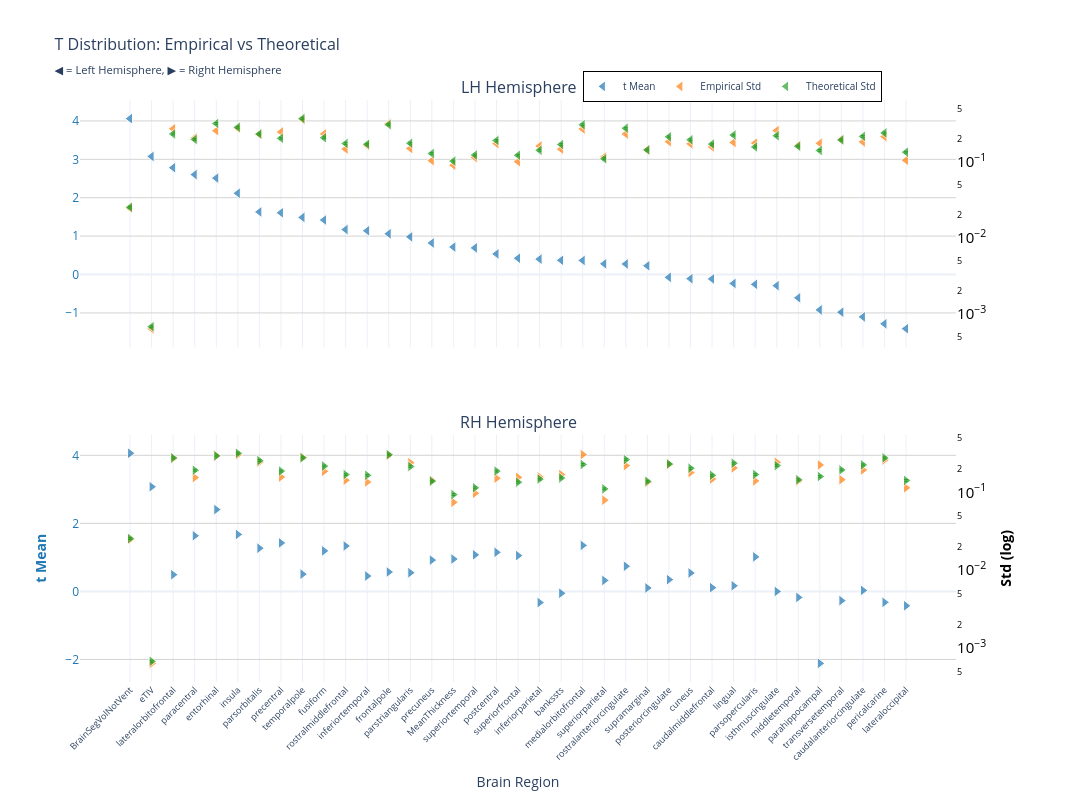
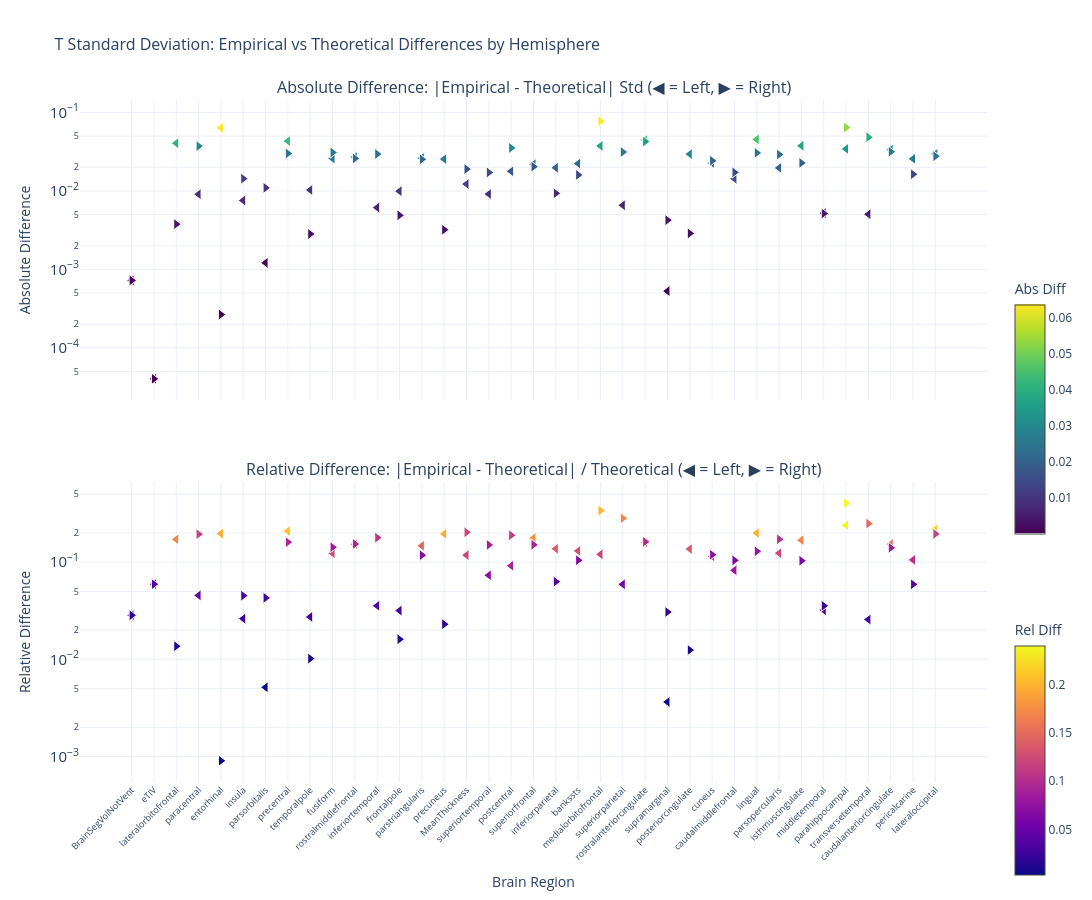

Source (notebook cell) for these figures, in order:
### Markdown cell above
### t-statistic

### Code cell
nu_nav = df_npvr[(df_npvr["timepoint"] == "baseline") & (df_npvr["group"] == "HC-PD")]
data_path = stats_dir / f"student_baseline_{METRIC}.parquet"
df, stats = get_test_stats(
    data_path, stat_functions_F, nu_nav, hemisphere=True, study="baseline",
    raw_values=True,
)
show_figure(stats, hemisphere=True, stat_name="t", study="baseline", metric=METRIC)

### Figure 1 — Plotly figure (JSON) as saved in the notebook; plotly's stock layout.template omitted (floating-point values rounded to 4 significant figures)
{"data": [{"hovertemplate": "<b>%{x}</b><br>Mean t: %{y:.2f}<br><extra></extra>", "legendgroup": "mean", "marker": {"color": "#1f77b4", "line": {"color": "white", "width": 1}, "opacity": 0.7, "size": 10, "symbol": "triangle-left"}, "mode": "markers", "name": "t Mean", "showlegend": true, "type": "scatter", "x": ["BrainSegVolNotVent", "eTIV", "lateralorbitofrontal", "paracentral", "entorhinal", "insula", "parsorbitalis", "precentral", "temporalpole", "fusiform", "rostralmiddlefrontal", "inferiortemporal", "frontalpole", "parstriangularis", "precuneus", "MeanThickness", "superiortemporal", "postcentral", "superiorfrontal", "inferiorparietal", "bankssts", "medialorbitofrontal", "superiorparietal", "rostralanteriorcingulate", "supramarginal", "posteriorcingulate", "cuneus", "caudalmiddlefrontal", "lingual", "parsopercularis", "isthmuscingulate", "middletemporal", "parahippocampal", "transversetemporal", "caudalanteriorcingulate", "pericalcarine", "lateraloccipital"], "xaxis": "x", "y": [4.06, 3.076, 2.782, 2.602, 2.511, 2.117, 1.63, 1.607, 1.488, 1.419, 1.17, 1.14, 1.061, 0.9804, 0.8205, 0.7151, 0.6934, 0.5369, 0.4238, 0.4003, 0.3697, 0.3659, 0.2778, 0.2739, 0.2273, -0.07438, -0.1085, -0.1155, -0.2336, -0.2568, -0.2907, -0.6081, -0.9213, -0.981, -1.104, -1.284, -1.412], "yaxis": "y"}, {"hovertemplate": "<b>%{x}</b><br>Empirical Std: %{y:.3f}<br><extra></extra>", "legendgroup": "empirical", "marker": {"color": "#ff7f0e", "line": {"color": "white", "width": 1}, "opacity": 0.7, "size": 10, "symbol": "triangle-left"}, "mode": "markers", "name": "Empirical Std", "showlegend": true, "type": "scatter", "x": ["BrainSegVolNotVent", "eTIV", "lateralorbitofrontal", "paracentral", "entorhinal", "insula", "parsorbitalis", "precentral", "temporalpole", "fusiform", "rostralmiddlefrontal", "inferiortemporal", "frontalpole", "parstriangularis", "precuneus", "MeanThickness", "superiortemporal", "postcentral", "superiorfrontal", "inferiorparietal", "bankssts", "medialorbitofrontal", "superiorparietal", "rostralanteriorcingulate", "supramarginal", "posteriorcingulate", "cuneus", "caudalmiddlefrontal", "lingual", "parsopercularis", "isthmuscingulate", "middletemporal", "parahippocampal", "transversetemporal", "caudalanteriorcingulate", "pericalcarine", "lateraloccipital"], "xaxis": "x", "y": [0.02471, 0.0006372, 0.2758, 0.2084, 0.2596, 0.2803, 0.2334, 0.2497, 0.3647, 0.2354, 0.1492, 0.1659, 0.3222, 0.1514, 0.1046, 0.09108, 0.115, 0.1756, 0.1015, 0.1631, 0.1485, 0.2734, 0.1173, 0.2355, 0.1455, 0.1862, 0.1744, 0.1587, 0.182, 0.1782, 0.2607, 0.1672, 0.1771, 0.201, 0.1849, 0.2171, 0.1057], "yaxis": "y2"}, {"error_y": {"array": [0.0007126, 1.898e-05, 0.006592, 0.005583, 0.009058, 0.008066, 0.006574, 0.005786, 0.01051, 0.005869, 0.004934, 0.004821, 0.00875, 0.004977, 0.003644, 0.002895, 0.003478, 0.005418, 0.003457, 0.004019, 0.004786, 0.008711, 0.003102, 0.007843, 0.004061, 0.006041, 0.00552, 0.004848, 0.006372, 0.004443, 0.006251, 0.004538, 0.004, 0.005491, 0.006122, 0.006802, 0.003793], "arrayminus": [0.0006929, 1.846e-05, 0.00641, 0.005429, 0.008807, 0.007842, 0.006391, 0.005625, 0.01021, 0.005706, 0.004798, 0.004687, 0.008507, 0.004839, 0.003543, 0.002814, 0.003382, 0.005268, 0.003361, 0.003907, 0.004653, 0.00847, 0.003016, 0.007626, 0.003948, 0.005874, 0.005367, 0.004714, 0.006195, 0.00432, 0.006078, 0.004413, 0.003889, 0.005339, 0.005953, 0.006614, 0.003688], "color": "#2ca02c", "thickness": 1, "type": "data", "visible": true, "width": 2}, "hovertemplate": "<b>%{x}</b><br>Theoretical Std: %{y:.3f}<br><extra></extra>", "legendgroup": "theoretical", "marker": {"color": "#2ca02c", "line": {"color": "white", "width": 1}, "opacity": 0.7, "size": 10, "symbol": "triangle-left"}, "mode": "markers", "name": "Theoretical Std", "showlegend": true, "type": "scatter", "x": ["BrainSegVolNotVent", "eTIV", "lateralorbitofrontal", "paracentral", "entorhinal", "insula", "parsorbitalis", "precentral", "temporalpole", "fusiform", "rostralmiddlefrontal", "inferiortemporal", "frontalpole", "parstriangularis", "precuneus", "MeanThickness", "superiortemporal", "postcentral", "superiorfrontal", "inferiorparietal", "bankssts", "medialorbitofrontal", "superiorparietal", "rostralanteriorcingulate", "supramarginal", "posteriorcingulate", "cuneus", "caudalmiddlefrontal", "lingual", "parsopercularis", "isthmuscingulate", "middletemporal", "parahippocampal", "transversetemporal", "caudalanteriorcingulate", "pericalcarine", "lateraloccipital"], "xaxis": "x", "y": [0.02543, 0.0006775, 0.2353, 0.1993, 0.3233, 0.2879, 0.2346, 0.2065, 0.375, 0.2095, 0.1761, 0.1721, 0.3123, 0.1776, 0.1301, 0.1033, 0.1241, 0.1934, 0.1234, 0.1434, 0.1708, 0.3109, 0.1107, 0.2799, 0.1449, 0.2156, 0.197, 0.173, 0.2274, 0.1586, 0.2231, 0.162, 0.1428, 0.196, 0.2185, 0.2428, 0.1354], "yaxis": "y2"}, {"hovertemplate": "<b>%{x}</b><br>Mean t: %{y:.2f}<br><extra></extra>", "legendgroup": "mean", "marker": {"color": "#1f77b4", "line": {"color": "white", "width": 1}, "opacity": 0.7, "size": 10, "symbol": "triangle-right"}, "mode": "markers", "name": "t Mean", "showlegend": false, "type": "scatter", "x": ["BrainSegVolNotVent", "eTIV", "entorhinal", "insula", "paracentral", "precentral", "medialorbitofrontal", "rostralmiddlefrontal", "parsorbitalis", "fusiform", "postcentral", "superiortemporal", "superiorfrontal", "parsopercularis", "MeanThickness", "precuneus", "rostralanteriorcingulate", "frontalpole", "parstriangularis", "cuneus", "temporalpole", "lateralorbitofrontal", "inferiortemporal", "posteriorcingulate", "superiorparietal", "lingual", "caudalmiddlefrontal", "supramarginal", "caudalanteriorcingulate", "isthmuscingulate", "bankssts", "middletemporal", "transversetemporal", "pericalcarine", "inferiorparietal", "lateraloccipital", "parahippocampal"], "xaxis": "x2", "y": [4.06, 3.076, 2.404, 1.674, 1.636, 1.426, 1.353, 1.336, 1.27, 1.191, 1.148, 1.075, 1.052, 1.015, 0.9504, 0.9193, 0.7399, 0.5704, 0.5487, 0.5415, 0.5076, 0.4906, 0.4517, 0.346, 0.3222, 0.1654, 0.1094, 0.1018, 0.02959, -0.001283, -0.05423, -0.1767, -0.2714, -0.3224, -0.3278, -0.4232, -2.116], "yaxis": "y3"}, {"hovertemplate": "<b>%{x}</b><br>Empirical Std: %{y:.3f}<br><extra></extra>", "legendgroup": "empirical", "marker": {"color": "#ff7f0e", "line": {"color": "white", "width": 1}, "opacity": 0.7, "size": 10, "symbol": "triangle-right"}, "mode": "markers", "name": "Empirical Std", "showlegend": false, "type": "scatter", "x": ["BrainSegVolNotVent", "eTIV", "entorhinal", "insula", "paracentral", "precentral", "medialorbitofrontal", "rostralmiddlefrontal", "parsorbitalis", "fusiform", "postcentral", "superiortemporal", "superiorfrontal", "parsopercularis", "MeanThickness", "precuneus", "rostralanteriorcingulate", "frontalpole", "parstriangularis", "cuneus", "temporalpole", "lateralorbitofrontal", "inferiortemporal", "posteriorcingulate", "superiorparietal", "lingual", "caudalmiddlefrontal", "supramarginal", "caudalanteriorcingulate", "isthmuscingulate", "bankssts", "middletemporal", "transversetemporal", "pericalcarine", "inferiorparietal", "lateraloccipital", "parahippocampal"], "xaxis": "x2", "y": [0.02471, 0.0006372, 0.2933, 0.302, 0.1543, 0.1567, 0.3046, 0.1425, 0.2435, 0.1855, 0.1514, 0.09688, 0.155, 0.1398, 0.07431, 0.1421, 0.2197, 0.2981, 0.2393, 0.179, 0.2799, 0.2721, 0.1355, 0.2277, 0.07916, 0.2054, 0.1477, 0.1338, 0.1929, 0.2424, 0.1684, 0.1394, 0.1451, 0.2595, 0.157, 0.114, 0.2239], "yaxis": "y4"}, {"error_y": {"array": [0.0007126, 1.898e-05, 0.008209, 0.008864, 0.005366, 0.005233, 0.006369, 0.00472, 0.00713, 0.006064, 0.005232, 0.003196, 0.003773, 0.004732, 0.002613, 0.003892, 0.007349, 0.008488, 0.005996, 0.005694, 0.007764, 0.007729, 0.004622, 0.006461, 0.003095, 0.006611, 0.004621, 0.003867, 0.006289, 0.006154, 0.004271, 0.00405, 0.00542, 0.007727, 0.004137, 0.003971, 0.004463], "arrayminus": [0.0006929, 1.846e-05, 0.007982, 0.008618, 0.005217, 0.005088, 0.006193, 0.004589, 0.006932, 0.005896, 0.005087, 0.003108, 0.003669, 0.004601, 0.002541, 0.003784, 0.007146, 0.008253, 0.00583, 0.005536, 0.007549, 0.007515, 0.004494, 0.006282, 0.00301, 0.006428, 0.004493, 0.00376, 0.006115, 0.005983, 0.004153, 0.003938, 0.00527, 0.007513, 0.004023, 0.003861, 0.00434], "color": "#2ca02c", "thickness": 1, "type": "data", "visible": true, "width": 2}, "hovertemplate": "<b>%{x}</b><br>Theoretical Std: %{y:.3f}<br><extra></extra>", "legendgroup": "theoretical", "marker": {"color": "#2ca02c", "line": {"color": "white", "width": 1}, "opacity": 0.7, "size": 10, "symbol": "triangle-right"}, "mode": "markers", "name": "Theoretical Std", "showlegend": false, "type": "scatter", "x": ["BrainSegVolNotVent", "eTIV", "entorhinal", "insula", "paracentral", "precentral", "medialorbitofrontal", "rostralmiddlefrontal", "parsorbitalis", "fusiform", "postcentral", "superiortemporal", "superiorfrontal", "parsopercularis", "MeanThickness", "precuneus", "rostralanteriorcingulate", "frontalpole", "parstriangularis", "cuneus", "temporalpole", "lateralorbitofrontal", "inferiortemporal", "posteriorcingulate", "superiorparietal", "lingual", "caudalmiddlefrontal", "supramarginal", "caudalanteriorcingulate", "isthmuscingulate", "bankssts", "middletemporal", "transversetemporal", "pericalcarine", "inferiorparietal", "lateraloccipital", "parahippocampal"], "xaxis": "x2", "y": [0.02543, 0.0006775, 0.293, 0.3164, 0.1915, 0.1868, 0.2273, 0.1684, 0.2545, 0.2164, 0.1867, 0.1141, 0.1347, 0.1689, 0.09327, 0.1389, 0.2623, 0.303, 0.214, 0.2032, 0.2771, 0.2759, 0.165, 0.2306, 0.1105, 0.236, 0.1649, 0.138, 0.2245, 0.2196, 0.1524, 0.1446, 0.1935, 0.2758, 0.1477, 0.1417, 0.1593], "yaxis": "y4"}], "layout": {"annotations": [{"font": {"size": 16}, "showarrow": false, "text": "LH Hemisphere", "x": 0.47, "xanchor": "center", "xref": "paper", "y": 1, "yanchor": "bottom", "yref": "paper"}, {"font": {"size": 16}, "showarrow": false, "text": "RH Hemisphere", "x": 0.47, "xanchor": "center", "xref": "paper", "y": 0.425, "yanchor": "bottom", "yref": "paper"}], "height": 800, "hovermode": "x", "legend": {"bgcolor": "rgba(255, 255, 255, 0.9)", "bordercolor": "black", "borderwidth": 1, "font": {"size": 10}, "orientation": "h", "x": 0.7, "xanchor": "center", "y": 1.05}, "title": {"font": {"size": 16}, "text": "T Distribution: Empirical vs Theoretical<br><sub>◀ = Left Hemisphere, ▶ = Right Hemisphere</sub>"}, "width": 1400, "xaxis": {"anchor": "y", "domain": [0, 0.94], "matches": "x2", "showticklabels": false}, "xaxis2": {"anchor": "y3", "domain": [0, 0.94], "tickangle": -45, "tickfont": {"size": 9}, "title": {"text": "Brain Region"}}, "yaxis": {"anchor": "x", "domain": [0.575, 1], "gridcolor": "lightgray", "showgrid": true, "tickfont": {"color": "#1f77b4"}, "title": {"font": {"color": "#1f77b4"}, "text": ""}}, "yaxis2": {"anchor": "x", "exponentformat": "power", "overlaying": "y", "showgrid": false, "side": "right", "tickfont": {"color": "black"}, "title": {"font": {"color": "black"}, "text": ""}, "type": "log"}, "yaxis3": {"anchor": "x2", "domain": [0, 0.425], "gridcolor": "lightgray", "showgrid": true, "tickfont": {"color": "#1f77b4"}, "title": {"font": {"color": "#1f77b4"}, "text": "<b>t Mean</b>"}}, "yaxis4": {"anchor": "x2", "exponentformat": "power", "overlaying": "y3", "showgrid": false, "side": "right", "tickfont": {"color": "black"}, "title": {"font": {"color": "black"}, "text": "<b>Std (log)</b>"}, "type": "log"}}}

### Figure 2 — Plotly figure (JSON) as saved in the notebook; plotly's stock layout.template omitted (floating-point values rounded to 4 significant figures)
{"data": [{"hovertemplate": "<b>%{x}</b><br>Hemisphere: %{text}<br>Abs Diff: %{y:.4f}<br><extra></extra>", "legendgroup": "abs_lh", "marker": {"color": [0.0007237, 4.026e-05, 0.04051, 0.009083, 0.06366, 0.007562, 0.001211, 0.04318, 0.01027, 0.0259, 0.02696, 0.006126, 0.009927, 0.02623, 0.02546, 0.01223, 0.009118, 0.01779, 0.02184, 0.01972, 0.02233, 0.03748, 0.00656, 0.04443, 0.0005283, 0.02947, 0.02265, 0.0143, 0.04539, 0.01966, 0.03758, 0.005196, 0.0343, 0.005045, 0.03361, 0.02567, 0.02964], "colorbar": {"len": 0.4, "title": {"text": "Abs Diff"}, "y": 0.75, "yanchor": "top"}, "colorscale": [[0, "#440154"], [0.1111, "#482878"], [0.2222, "#3e4989"], [0.3333, "#31688e"], [0.4444, "#26828e"], [0.5556, "#1f9e89"], [0.6667, "#35b779"], [0.7778, "#6ece58"], [0.8889, "#b5de2b"], [1, "#fde725"]], "line": {"color": "white", "width": 1}, "showscale": true, "size": 10, "symbol": "triangle-left"}, "mode": "markers", "name": "Absolute (lh)", "showlegend": false, "text": ["lh", "lh", "lh", "lh", "lh", "lh", "lh", "lh", "lh", "lh", "lh", "lh", "lh", "lh", "lh", "lh", "lh", "lh", "lh", "lh", "lh", "lh", "lh", "lh", "lh", "lh", "lh", "lh", "lh", "lh", "lh", "lh", "lh", "lh", "lh", "lh", "lh"], "type": "scatter", "x": ["BrainSegVolNotVent", "eTIV", "lateralorbitofrontal", "paracentral", "entorhinal", "insula", "parsorbitalis", "precentral", "temporalpole", "fusiform", "rostralmiddlefrontal", "inferiortemporal", "frontalpole", "parstriangularis", "precuneus", "MeanThickness", "superiortemporal", "postcentral", "superiorfrontal", "inferiorparietal", "bankssts", "medialorbitofrontal", "superiorparietal", "rostralanteriorcingulate", "supramarginal", "posteriorcingulate", "cuneus", "caudalmiddlefrontal", "lingual", "parsopercularis", "isthmuscingulate", "middletemporal", "parahippocampal", "transversetemporal", "caudalanteriorcingulate", "pericalcarine", "lateraloccipital"], "xaxis": "x", "y": [0.0007237, 4.026e-05, 0.04051, 0.009083, 0.06366, 0.007562, 0.001211, 0.04318, 0.01027, 0.0259, 0.02696, 0.006126, 0.009927, 0.02623, 0.02546, 0.01223, 0.009118, 0.01779, 0.02184, 0.01972, 0.02233, 0.03748, 0.00656, 0.04443, 0.0005283, 0.02947, 0.02265, 0.0143, 0.04539, 0.01966, 0.03758, 0.005196, 0.0343, 0.005045, 0.03361, 0.02567, 0.02964], "yaxis": "y"}, {"hovertemplate": "<b>%{x}</b><br>Hemisphere: %{text}<br>Rel Diff: %{y:.2%}<br><extra></extra>", "legendgroup": "rel_lh", "marker": {"color": [0.02845, 0.05943, 0.1722, 0.04558, 0.1969, 0.02627, 0.005162, 0.2091, 0.02738, 0.1237, 0.1531, 0.0356, 0.03179, 0.1476, 0.1957, 0.1184, 0.07345, 0.09201, 0.177, 0.1375, 0.1307, 0.1206, 0.05925, 0.1587, 0.003645, 0.1367, 0.115, 0.08263, 0.1996, 0.124, 0.1685, 0.03208, 0.2403, 0.02574, 0.1538, 0.1057, 0.219], "colorbar": {"len": 0.4, "title": {"text": "Rel Diff"}, "y": 0.25, "yanchor": "top"}, "colorscale": [[0, "#0d0887"], [0.1111, "#46039f"], [0.2222, "#7201a8"], [0.3333, "#9c179e"], [0.4444, "#bd3786"], [0.5556, "#d8576b"], [0.6667, "#ed7953"], [0.7778, "#fb9f3a"], [0.8889, "#fdca26"], [1, "#f0f921"]], "line": {"color": "white", "width": 1}, "showscale": true, "size": 10, "symbol": "triangle-left"}, "mode": "markers", "name": "Relative (lh)", "showlegend": false, "text": ["lh", "lh", "lh", "lh", "lh", "lh", "lh", "lh", "lh", "lh", "lh", "lh", "lh", "lh", "lh", "lh", "lh", "lh", "lh", "lh", "lh", "lh", "lh", "lh", "lh", "lh", "lh", "lh", "lh", "lh", "lh", "lh", "lh", "lh", "lh", "lh", "lh"], "type": "scatter", "x": ["BrainSegVolNotVent", "eTIV", "lateralorbitofrontal", "paracentral", "entorhinal", "insula", "parsorbitalis", "precentral", "temporalpole", "fusiform", "rostralmiddlefrontal", "inferiortemporal", "frontalpole", "parstriangularis", "precuneus", "MeanThickness", "superiortemporal", "postcentral", "superiorfrontal", "inferiorparietal", "bankssts", "medialorbitofrontal", "superiorparietal", "rostralanteriorcingulate", "supramarginal", "posteriorcingulate", "cuneus", "caudalmiddlefrontal", "lingual", "parsopercularis", "isthmuscingulate", "middletemporal", "parahippocampal", "transversetemporal", "caudalanteriorcingulate", "pericalcarine", "lateraloccipital"], "xaxis": "x2", "y": [0.02845, 0.05943, 0.1722, 0.04558, 0.1969, 0.02627, 0.005162, 0.2091, 0.02738, 0.1237, 0.1531, 0.0356, 0.03179, 0.1476, 0.1957, 0.1184, 0.07345, 0.09201, 0.177, 0.1375, 0.1307, 0.1206, 0.05925, 0.1587, 0.003645, 0.1367, 0.115, 0.08263, 0.1996, 0.124, 0.1685, 0.03208, 0.2403, 0.02574, 0.1538, 0.1057, 0.219], "yaxis": "y2"}, {"hovertemplate": "<b>%{x}</b><br>Hemisphere: %{text}<br>Abs Diff: %{y:.4f}<br><extra></extra>", "legendgroup": "abs_rh", "marker": {"color": [0.0007237, 4.026e-05, 0.0002654, 0.01433, 0.03725, 0.03004, 0.07728, 0.02595, 0.01094, 0.0309, 0.03536, 0.0172, 0.02037, 0.02912, 0.01897, 0.0032, 0.04259, 0.004886, 0.0253, 0.02427, 0.002823, 0.003771, 0.0295, 0.002875, 0.03132, 0.03055, 0.01724, 0.004243, 0.03157, 0.02274, 0.01599, 0.005146, 0.04836, 0.01634, 0.009319, 0.02773, 0.06456], "colorbar": {"len": 0.4, "title": {"text": "Abs Diff"}, "y": 0.75, "yanchor": "top"}, "colorscale": [[0, "#440154"], [0.1111, "#482878"], [0.2222, "#3e4989"], [0.3333, "#31688e"], [0.4444, "#26828e"], [0.5556, "#1f9e89"], [0.6667, "#35b779"], [0.7778, "#6ece58"], [0.8889, "#b5de2b"], [1, "#fde725"]], "line": {"color": "white", "width": 1}, "showscale": false, "size": 10, "symbol": "triangle-right"}, "mode": "markers", "name": "Absolute (rh)", "showlegend": false, "text": ["rh", "rh", "rh", "rh", "rh", "rh", "rh", "rh", "rh", "rh", "rh", "rh", "rh", "rh", "rh", "rh", "rh", "rh", "rh", "rh", "rh", "rh", "rh", "rh", "rh", "rh", "rh", "rh", "rh", "rh", "rh", "rh", "rh", "rh", "rh", "rh", "rh"], "type": "scatter", "x": ["BrainSegVolNotVent", "eTIV", "entorhinal", "insula", "paracentral", "precentral", "medialorbitofrontal", "rostralmiddlefrontal", "parsorbitalis", "fusiform", "postcentral", "superiortemporal", "superiorfrontal", "parsopercularis", "MeanThickness", "precuneus", "rostralanteriorcingulate", "frontalpole", "parstriangularis", "cuneus", "temporalpole", "lateralorbitofrontal", "inferiortemporal", "posteriorcingulate", "superiorparietal", "lingual", "caudalmiddlefrontal", "supramarginal", "caudalanteriorcingulate", "isthmuscingulate", "bankssts", "middletemporal", "transversetemporal", "pericalcarine", "inferiorparietal", "lateraloccipital", "parahippocampal"], "xaxis": "x", "y": [0.0007237, 4.026e-05, 0.0002654, 0.01433, 0.03725, 0.03004, 0.07728, 0.02595, 0.01094, 0.0309, 0.03536, 0.0172, 0.02037, 0.02912, 0.01897, 0.0032, 0.04259, 0.004886, 0.0253, 0.02427, 0.002823, 0.003771, 0.0295, 0.002875, 0.03132, 0.03055, 0.01724, 0.004243, 0.03157, 0.02274, 0.01599, 0.005146, 0.04836, 0.01634, 0.009319, 0.02773, 0.06456], "yaxis": "y"}, {"hovertemplate": "<b>%{x}</b><br>Hemisphere: %{text}<br>Rel Diff: %{y:.2%}<br><extra></extra>", "legendgroup": "rel_rh", "marker": {"color": [0.02845, 0.05943, 0.0009057, 0.04529, 0.1945, 0.1609, 0.34, 0.154, 0.04298, 0.1428, 0.1893, 0.1508, 0.1512, 0.1724, 0.2034, 0.02303, 0.1624, 0.01613, 0.1182, 0.1194, 0.01019, 0.01367, 0.1789, 0.01247, 0.2835, 0.1295, 0.1045, 0.03074, 0.1406, 0.1035, 0.1049, 0.0356, 0.25, 0.05926, 0.06311, 0.1957, 0.4053], "colorbar": {"len": 0.4, "title": {"text": "Rel Diff"}, "y": 0.25, "yanchor": "top"}, "colorscale": [[0, "#0d0887"], [0.1111, "#46039f"], [0.2222, "#7201a8"], [0.3333, "#9c179e"], [0.4444, "#bd3786"], [0.5556, "#d8576b"], [0.6667, "#ed7953"], [0.7778, "#fb9f3a"], [0.8889, "#fdca26"], [1, "#f0f921"]], "line": {"color": "white", "width": 1}, "showscale": false, "size": 10, "symbol": "triangle-right"}, "mode": "markers", "name": "Relative (rh)", "showlegend": false, "text": ["rh", "rh", "rh", "rh", "rh", "rh", "rh", "rh", "rh", "rh", "rh", "rh", "rh", "rh", "rh", "rh", "rh", "rh", "rh", "rh", "rh", "rh", "rh", "rh", "rh", "rh", "rh", "rh", "rh", "rh", "rh", "rh", "rh", "rh", "rh", "rh", "rh"], "type": "scatter", "x": ["BrainSegVolNotVent", "eTIV", "entorhinal", "insula", "paracentral", "precentral", "medialorbitofrontal", "rostralmiddlefrontal", "parsorbitalis", "fusiform", "postcentral", "superiortemporal", "superiorfrontal", "parsopercularis", "MeanThickness", "precuneus", "rostralanteriorcingulate", "frontalpole", "parstriangularis", "cuneus", "temporalpole", "lateralorbitofrontal", "inferiortemporal", "posteriorcingulate", "superiorparietal", "lingual", "caudalmiddlefrontal", "supramarginal", "caudalanteriorcingulate", "isthmuscingulate", "bankssts", "middletemporal", "transversetemporal", "pericalcarine", "inferiorparietal", "lateraloccipital", "parahippocampal"], "xaxis": "x2", "y": [0.02845, 0.05943, 0.0009057, 0.04529, 0.1945, 0.1609, 0.34, 0.154, 0.04298, 0.1428, 0.1893, 0.1508, 0.1512, 0.1724, 0.2034, 0.02303, 0.1624, 0.01613, 0.1182, 0.1194, 0.01019, 0.01367, 0.1789, 0.01247, 0.2835, 0.1295, 0.1045, 0.03074, 0.1406, 0.1035, 0.1049, 0.0356, 0.25, 0.05926, 0.06311, 0.1957, 0.4053], "yaxis": "y2"}], "layout": {"annotations": [{"font": {"size": 16}, "showarrow": false, "text": "Absolute Difference: |Empirical - Theoretical| Std (◀ = Left, ▶ = Right)", "x": 0.5, "xanchor": "center", "xref": "paper", "y": 1, "yanchor": "bottom", "yref": "paper"}, {"font": {"size": 16}, "showarrow": false, "text": "Relative Difference: |Empirical - Theoretical| / Theoretical (◀ = Left, ▶ = Right)", "x": 0.5, "xanchor": "center", "xref": "paper", "y": 0.44, "yanchor": "bottom", "yref": "paper"}], "height": 900, "hovermode": "x unified", "showlegend": false, "title": {"font": {"size": 16}, "text": "T Standard Deviation: Empirical vs Theoretical Differences by Hemisphere"}, "width": 1400, "xaxis": {"anchor": "y", "domain": [0, 1], "showticklabels": false}, "xaxis2": {"anchor": "y2", "domain": [0, 1], "tickangle": -45, "tickfont": {"size": 9}, "title": {"text": "Brain Region"}}, "yaxis": {"anchor": "x", "domain": [0.56, 1], "exponentformat": "power", "title": {"text": "Absolute Difference"}, "type": "log"}, "yaxis2": {"anchor": "x2", "domain": [0, 0.44], "exponentformat": "power", "title": {"text": "Relative Difference"}, "type": "log"}}}
